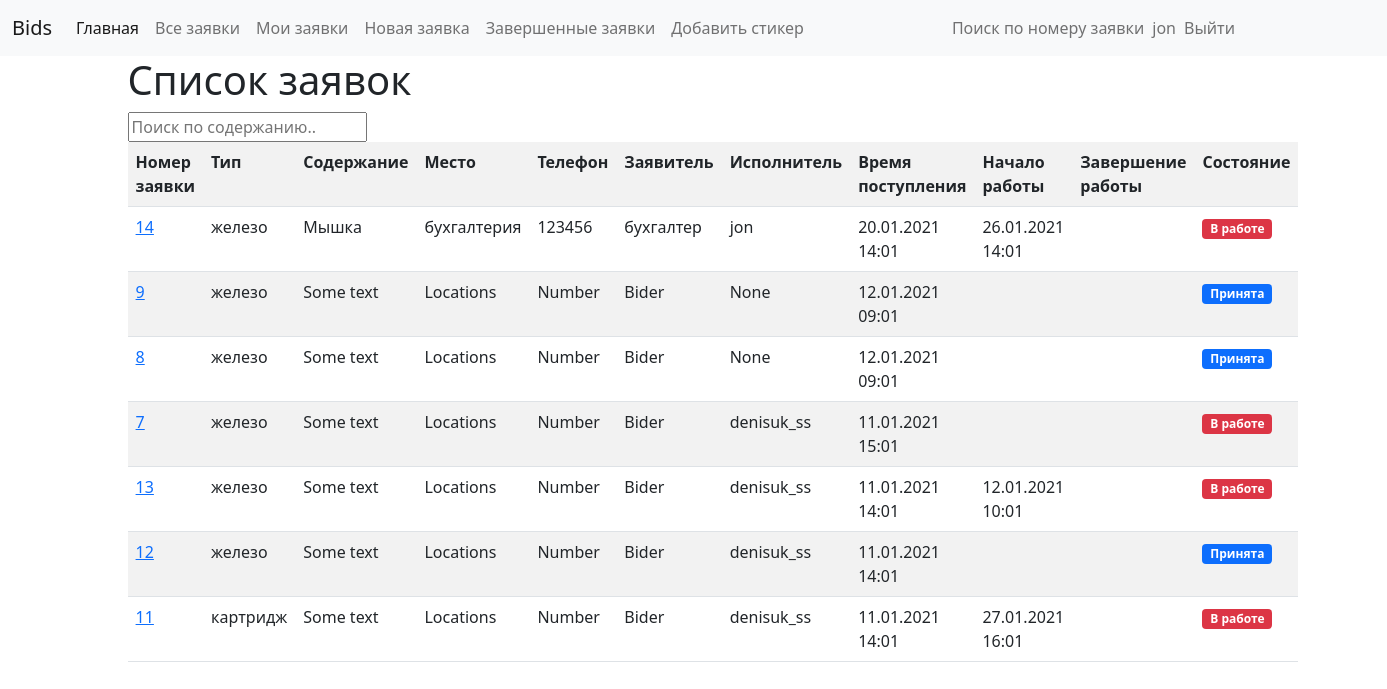
The app's page /system/bids/ (signed in), older data.
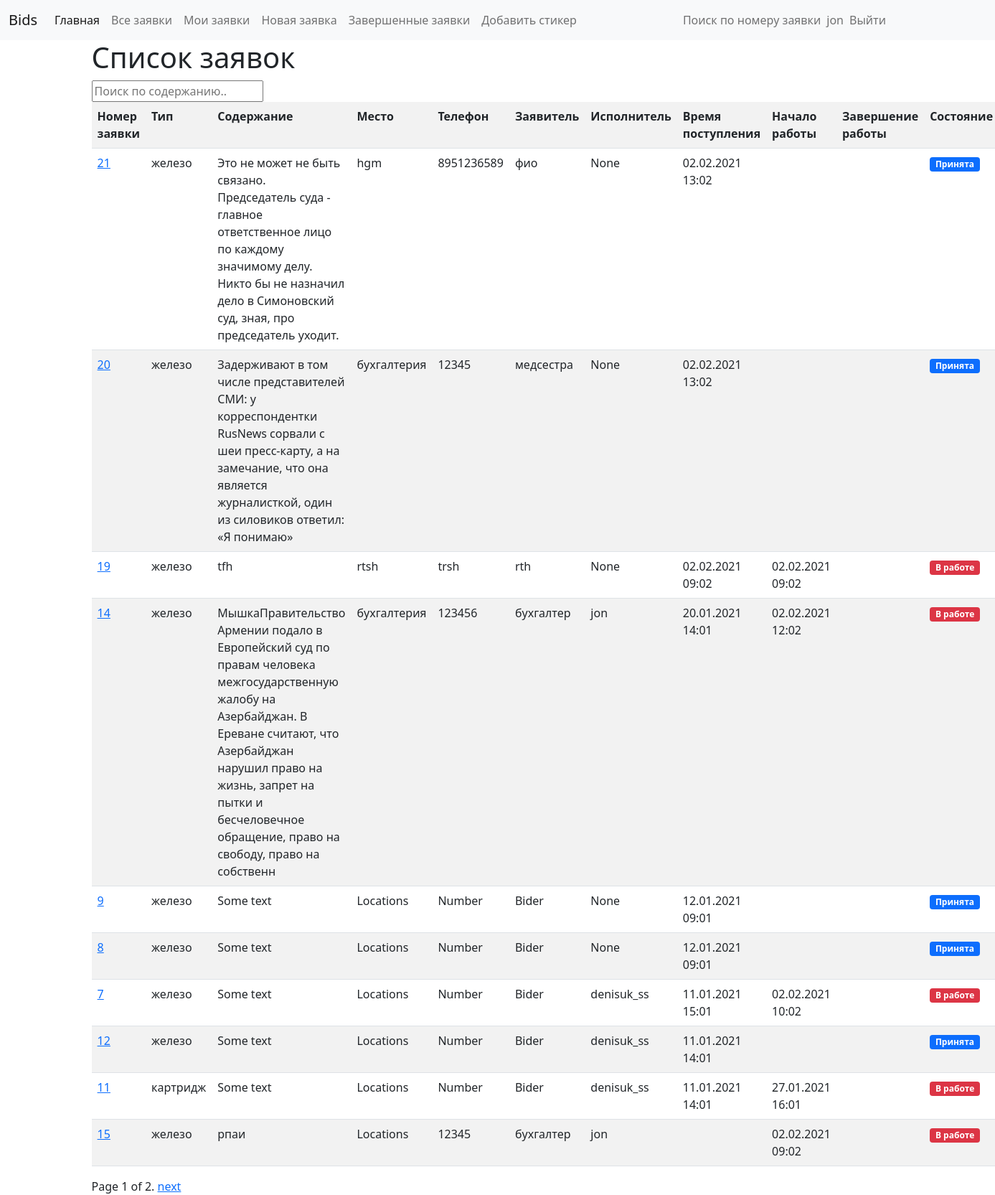
The same page, newer data.
### system/models.py (models this page shows, shortened)
class Bid(models.Model):
    text = models.TextField(max_length=1000, help_text="Enter a brief description of the bid", verbose_name="Текст заявки")
    TYPE_OF_BID = (
        ('h', 'железо'),
        ('c', 'картридж'),
        ('pr', 'принтер'),
        ('w', 'сеть'),
        ('t', 'телефон'),
        ('v', 'вирусы'),
        ('s', 'софт'),
        ('pa', 'Парус'),
    )
    type_bid = models.CharField(max_length=2, choices=TYPE_OF_BID, blank=True, default='h', verbose_name="Тип заявки")
    location = models.CharField(max_length=200, default='Кабинет', verbose_name="Кабинет")
    telephone_num = models.CharField(max_length=200, default='Телефон', verbose_name="Телефон")
    bider = models.CharField(max_length=200, default='', verbose_name="Заявитель")
    maker = models.ForeignKey(User, on_delete=models.SET_NULL, null=True, verbose_name="Исполнитель")
    helper = models.CharField(max_length=200, null=True, verbose_name="Помощник")
    time_creation = models.DateTimeField(null=True, verbose_name="Дата создания заявки")
    time_start = models.DateTimeField(null=True, verbose_name="Дата начала работы")
    time_done = models.DateTimeField(null=True, verbose_name="Дата завершения работы")
    STATUS = (
        ('a', 'принята'),
        ('w', 'в работе'),
        ('f', 'выполнена'),
    )
    status = models.CharField(max_length=1, choices=STATUS, default='a', verbose_name="Статус заявки")
    comment = models.CharField(max_length=200, default='', verbose_name="Комментарий")
    result = models.CharField(max_length=300, default='', verbose_name="Результат работы")
    class Meta:
        verbose_name_plural = "Заявки"
        verbose_name = "Заявка"
    def get_absolute_url(self):
        return reverse('bid-detail', args=[str(self.id)])

### system/views.py (the view)
# urls.py: path('bids/', views.BidListView.as_view(), name='bids'),
class BidListView(generic.ListView):
    model = Bid
    paginate_by = 10
    def get_queryset(self):
        return Bid.objects.all().exclude(status="f").order_by('-time_creation')

### system/templates/system/bid_list.html (shortened to what this page needs)
{% extends "base_generic.html" %}
{% block content %}
    <h1>Список заявок</h1>
    {% if bid_list %}
<input type="text" id="myInput" onkeyup="myFunction()" placeholder="Поиск по содержанию.." title="Type in a name">
<table class="table table-striped" id="myTable">
   <tr class="header"><th>Номер заявки</th>
       <th>Тип</th>
       <th>Содержание</th>
       <th>Место</th>
       <th>Телефон</th>
       <th>Заявитель</th>
       <th>Исполнитель</th>
       <th>Время поступления</th>
       <th>Начало работы</th>
       <th>Завершение работы</th>
       <th>Состояние</th>
   </tr>
    {% for bid in bid_list %}
   <tr>
       <td><a href="{{ bid.get_absolute_url }}">{{ bid.id }}</a></td>
       <td>{{ bid.get_type_bid_display }}</td>
       <td>{{ bid.text }}</td>
       <td>{{ bid.location }}</td>
       <td>{{ bid.telephone_num }}</td>
       <td>{{ bid.bider }}</td>
       <td>{{ bid.maker }}</td>
       <td>{{ bid.time_creation|date:"d.m.Y H:m" }}</td>
       <td>{{ bid.time_start|date:"d.m.Y H:m" }}</td>
       <td>{{ bid.time_done|date:"d.m.Y H:m" }}</td>
       <td>
           {% if bid.status == "a" %}<span class="badge bg-primary">Принята</span>
           {% endif %}
           {% if bid.status == "w" %}<span class="badge bg-danger">В работе</span>
           {% endif %}
       </td>
   </tr>
    {% endfor %}
</table>
    {% else %}
      <p>Заявок нет.</p>
    {% endif %}
{% endblock %}

### system/templates/base_generic.html (shortened to what this page needs)
<!DOCTYPE html>
<html lang="en">
<head>
  <link href="https://cdn.jsdelivr.net/npm/bootstrap@5.0.0-beta1/dist/css/bootstrap.min.css" rel="stylesheet">
{% load django_bootstrap_icons %}{% include_bootstrap_icons %}
  {% load static %}
</head>
<body>
<nav class="navbar navbar-expand-lg navbar-light bg-light" >
  <div class="container-fluid">
    <a class="navbar-brand" href="{% url 'index' %}">Bids</a>
    <div class="collapse navbar-collapse" id="navbarSupportedContent">
      <ul class="navbar-nav me-auto mb-2 mb-lg-0">
        <li class="nav-item">
          <a class="nav-link active" aria-current="page" href="{% url 'index' %}">Главная</a>
        </li>
        <li class="nav-item">
          <a class="nav-link" href="{% url 'bids' %}">Все заявки</a>
        </li>
        {% if user.is_authenticated %}
            <li class="nav-item"><a class="nav-link" href="{% url 'my-bids' %}">Мои заявки</a></li>
            <li class="nav-item"><a class="nav-link" href="{% url 'bid-create' %}">Новая заявка</a></li>
            <li class="nav-item"><a class="nav-link" href="{% url 'bid-archive' %}">Завершенные заявки</a></li>
            <li class="nav-item"><a class="nav-link" href="{% url 'sticker-create' %}">Добавить стикер</a></li>
        {% endif %}
      </ul>
      <ul class="navbar-nav me-auto mb-2 mb-lg-0">
          <li class="nav-item"><a class="nav-link" href="{% url 'bid-search' %}">Поиск по номеру заявки</a></li>
        {% if user.is_authenticated %}
        <span class="navbar-text"> {{ user.get_username }}</span>
        <li class="nav-item"><a class="nav-link" href="{% url 'logout'%}?next={{request.path}}">Выйти</a></li>
        {% else %}
        <li class="nav-item"><a class="nav-link" href="{% url 'login'%}?next={{request.path}}">Войти</a></li>
        {% endif %}
      </ul>
    </div>
  </div>
</nav>
<div class="container-fluid">
<div class="row">
  <div class="col-sm-10 mx-auto">
  {% block content %}{% endblock %}
  {% block pagination %}
    {% if is_paginated %}
        <div class="pagination">
            <span class="page-links">
                <span class="page-current">
                    Page {{ page_obj.number }} of {{ page_obj.paginator.num_pages }}.
                </span>
                {% if page_obj.has_next %}
                    <a href="{{ request.path }}?page={{ page_obj.next_page_number }}">next</a>
                {% endif %}
            </span>
        </div>
    {% endif %}
  {% endblock %}
  </div>
</div>
</div>
</body>
</html>

Row changes from the older to the newer data that the page shows:
no longer on this page (row edited): Bid: id "13", type_bid "железо", text "Some text", location "Locations", telephone_num "Number", bider "Bider", maker "denisuk_ss", time_creation "11.01.2021 14:01", time_start "12.01.2021 10:01", status "В работе"
added Bid: id "21", type_bid "железо", text "Это не может не быть связано. Председатель суда - главное ответственное лицо по каждому значимому делу. Никто бы не назначил дело в Симоновский суд, зная, про председатель уходит.", location "hgm", telephone_num "8951236589", bider "фио", maker "None", time_creation "02.02.2021 13:02", status "Принята"
added Bid: id "20", type_bid "железо", text "Задерживают в том числе представителей СМИ: у корреспондентки RusNews сорвали с шеи пресс-карту, а на замечание, что она является журналисткой, один из силовиков ответил: «Я понимаю»", location "бухгалтерия", telephone_num "12345", bider "медсестра", maker "None", time_creation "02.02.2021 13:02", status "Принята"
added Bid: id "19", type_bid "железо", text "tfh", location "rtsh", telephone_num "trsh", bider "rth", maker "None", time_creation "02.02.2021 09:02", time_start "02.02.2021 09:02", status "В работе"
changed Bid id 14: text "Мышка" → "МышкаПравительство Армении подало в Европейский суд по правам человека межгосударственную жалобу на Азербайджан. В Ереване считают, что Азербайджан нарушил право на жизнь, запрет на пытки и бесчеловечное обращение, право на свободу, право на собственн"; time_start "26.01.2021 14:01" → "02.02.2021 12:02"
changed Bid id 7: time_start (not shown) → "02.02.2021 10:02"
added Bid: id "15", type_bid "железо", text "рпаи", location "Locations", telephone_num "12345", bider "бухгалтер", maker "jon", time_start "02.02.2021 09:02", status "В работе"
Text that changed along with them:
{{ page_obj.number }}: (not shown) → "1"
{{ page_obj.paginator.num_pages }}: (not shown) → "2"
text now shown: "Page of . next"
